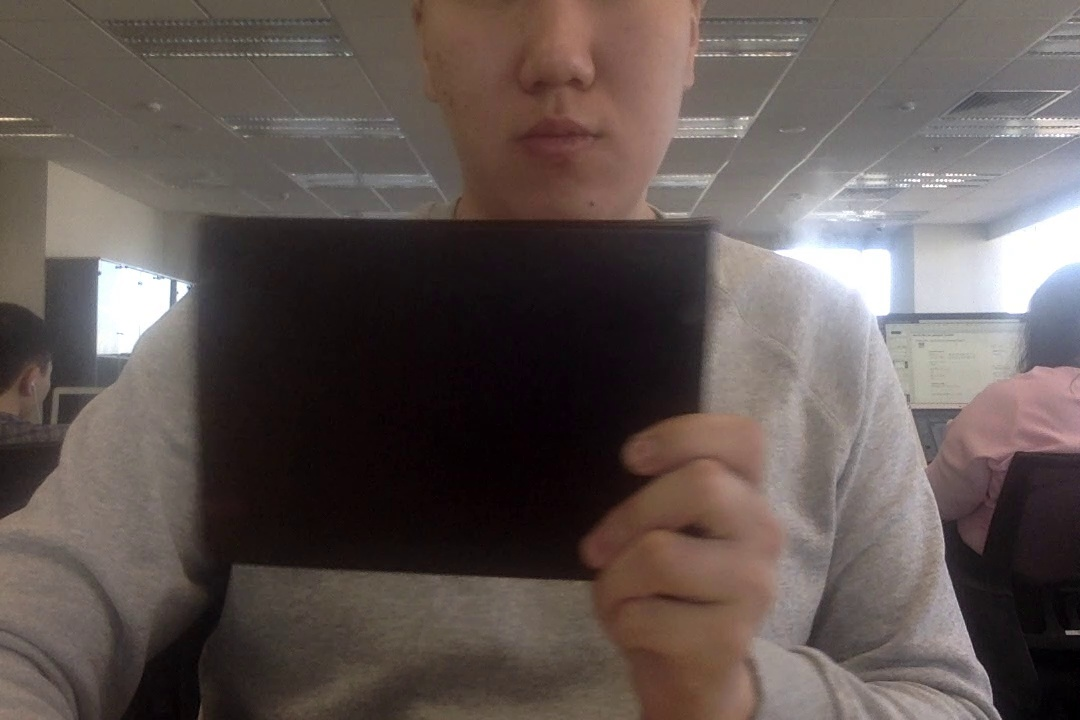
#> input picture book_89.jpg, 1080 x 720 px
$ python mask1.py --image ../book_89.jpg
#> lines starting #> are read from the running program, lines starting #| are printed output that depends on the picture; after the words box and inside, x2 and y2 are one past the last pixel; in counts of white or black regions, pixels touching at a corner belong together
# import the necessary packages
import argparse
import cv2
import numpy as np

# construct the argument parser and parse the arguments
ap = argparse.ArgumentParser()
ap.add_argument("-i", "--image", required = True,
	help = "Path to the image to be thresholded")
ap.add_argument("-t", "--threshold", type = int, default = 128,
	help = "Threshold value")
args = vars(ap.parse_args())

# load the image and convert it to grayscale
image = cv2.imread(args["image"])
#> image is the input picture: shape (720, 1080, 3); mean B, G, R 82.7, 86.1, 96.8
# gray = cv2.cvtColor(image, cv2.COLOR_BGRA2GRAY)
gray = cv2.bitwise_not(image)
gray = cv2.cvtColor(gray, cv2.COLOR_BGRA2GRAY)
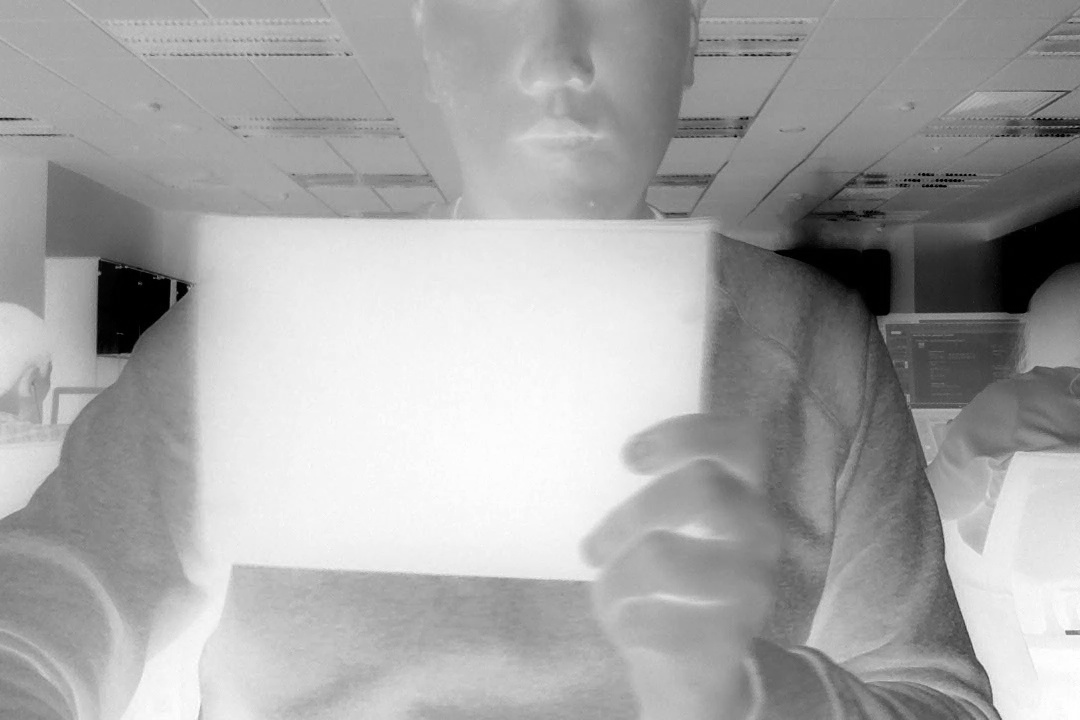
#> gray: shape (720, 1080); min 0, max 255, mean 166.1

# initialize the list of threshold methods
methods = [
	("THRESH_BINARY", cv2.THRESH_BINARY),
	("THRESH_BINARY_INV", cv2.THRESH_BINARY_INV),
	("THRESH_TRUNC", cv2.THRESH_TRUNC),
	("THRESH_TOZERO", cv2.THRESH_TOZERO),
	("THRESH_TOZERO_INV", cv2.THRESH_TOZERO_INV)]

# loop over the threshold methods
for (threshName, threshMethod) in methods:
	# threshold the image and show it
    (T, thresh) = cv2.threshold(gray, args["threshold"], 255, threshMethod)
    (_, contours) = cv2.findContours(image = thresh, mode = cv2.RETR_EXTERNAL, method = cv2.CHAIN_APPROX_SIMPLE)
    for (i, c) in enumerate(contours):
        print("\tSize of contour %d: %d" % (i, len(c)))
    (contours, hierarchy) = cv2.findContours(image = thresh, mode = cv2.RETR_TREE, method = cv2.CHAIN_APPROX_SIMPLE)
    mask = np.zeros(shape = image.shape, dtype = "uint8")
    for c in contours:
        (x, y, w, h) = cv2.boundingRect(c)
        cv2.rectangle(img = mask,
            pt1 = (x, y),
            pt2 = (x + w, y + h),
            color = (255, 255, 255),
            thickness = -1)
    image = cv2.bitwise_and(src1 = image, src2 = mask)
    cv2.imwrite("test_gray_" + threshName + ".png", image)
#> this loop made 5 passes
#> pass 1, `(T, thresh) = cv2.threshold(gray, args["threshold"], 255, threshMethod)`:
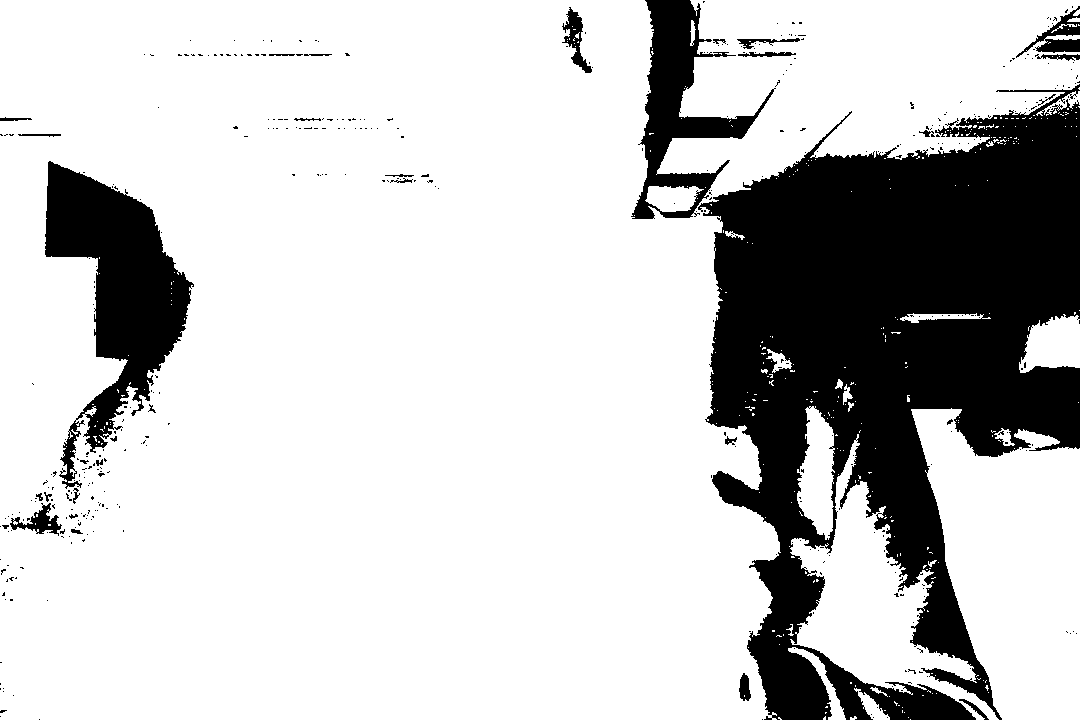
#> thresh: shape (720, 1080); 78.3% white; 424 black regions (393 under 20 px), largest, box (x1, y1, x2, y2) and area: (698, 84, 1080, 720) 133643, (45, 161, 194, 489) 20211, (631, 0, 776, 219) 9814
#> pass 3, `(T, thresh) = cv2.threshold(gray, args["threshold"], 255, threshMethod)`:
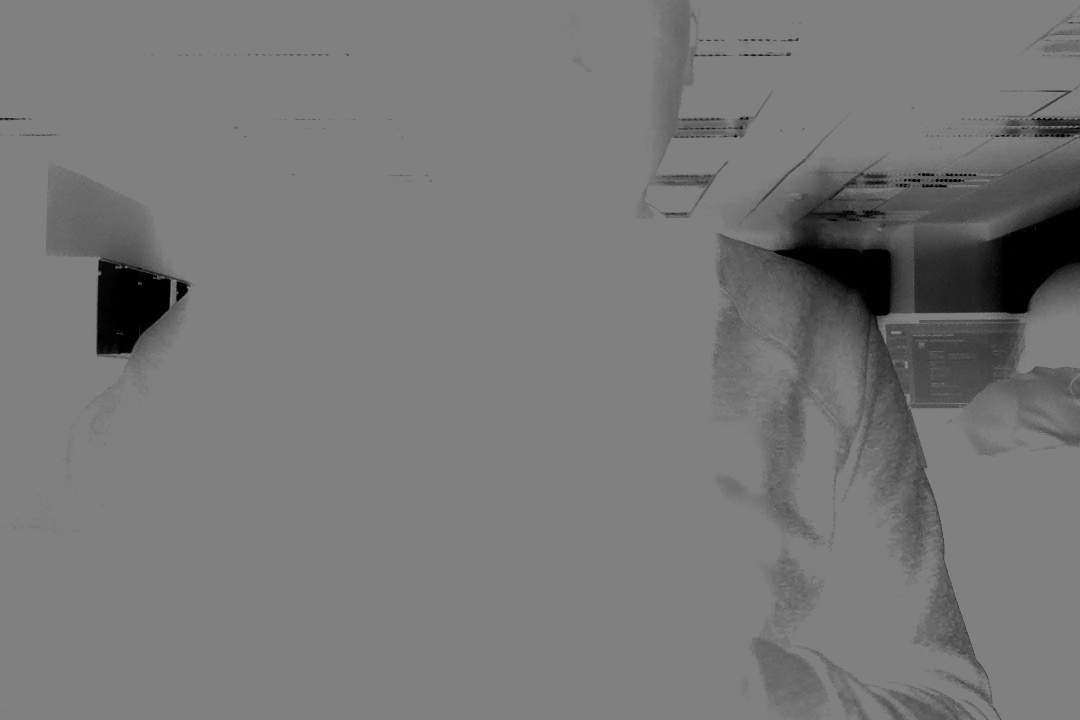
#> thresh: shape (720, 1080); min 0, max 128, mean 119.5
#> after the loop:
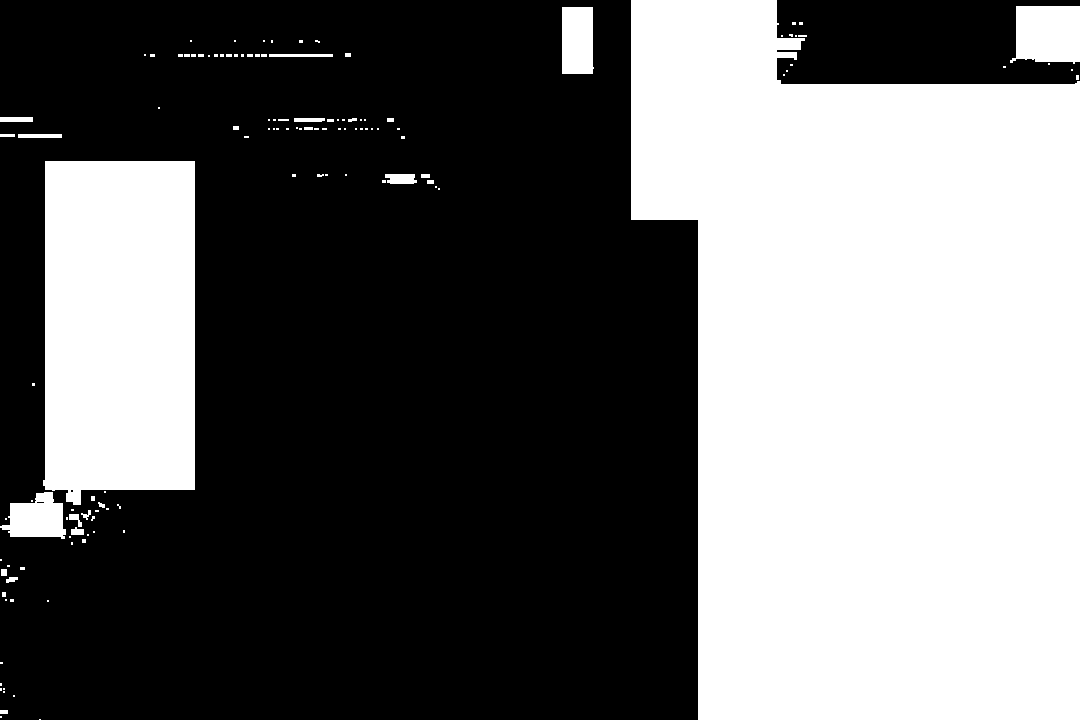
#> mask: shape (720, 1080, 3); 41.7% white; 125 white regions (96 under 20 px), largest, box (x1, y1, x2, y2) and area: (631, 0, 1080, 720) 264785, (43, 161, 195, 505) 49559, (1010, 6, 1080, 64) 3555
#> after the loop:
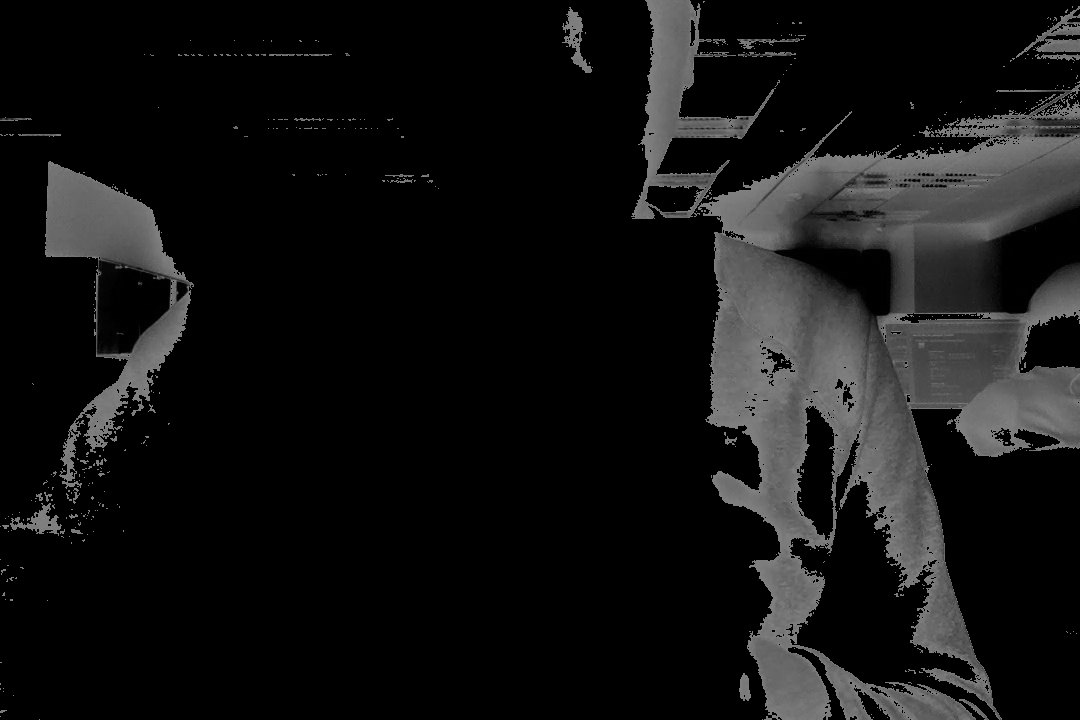
#> thresh: shape (720, 1080); min 0, max 128, mean 19.4
	# cv2.waitKey(0)
